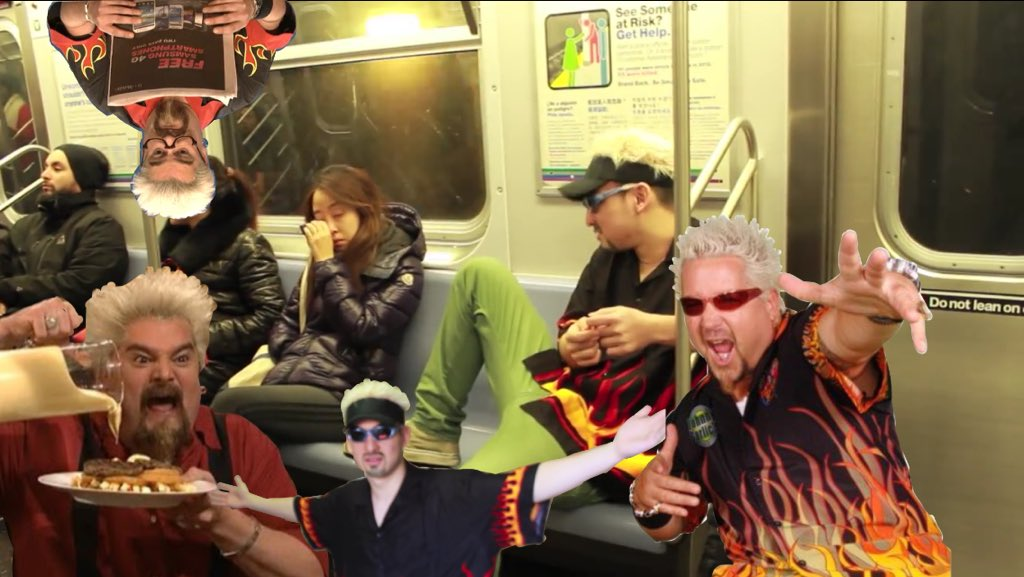
#> input picture guy.jpeg, 1024 x 577 px
$ python faceDetect.py
#> lines starting #> are read from the running program, lines starting #| are printed output that depends on the picture; after the words box and inside, x2 and y2 are one past the last pixel; in counts of white or black regions, pixels touching at a corner belong together
import cv2 as cv

img = cv.imread('guy.jpeg')
#> img is the input picture: shape (577, 1024, 3); mean B, G, R 75.4, 107.4, 130.3
gray = cv.cvtColor(img, cv.COLOR_BGR2GRAY)
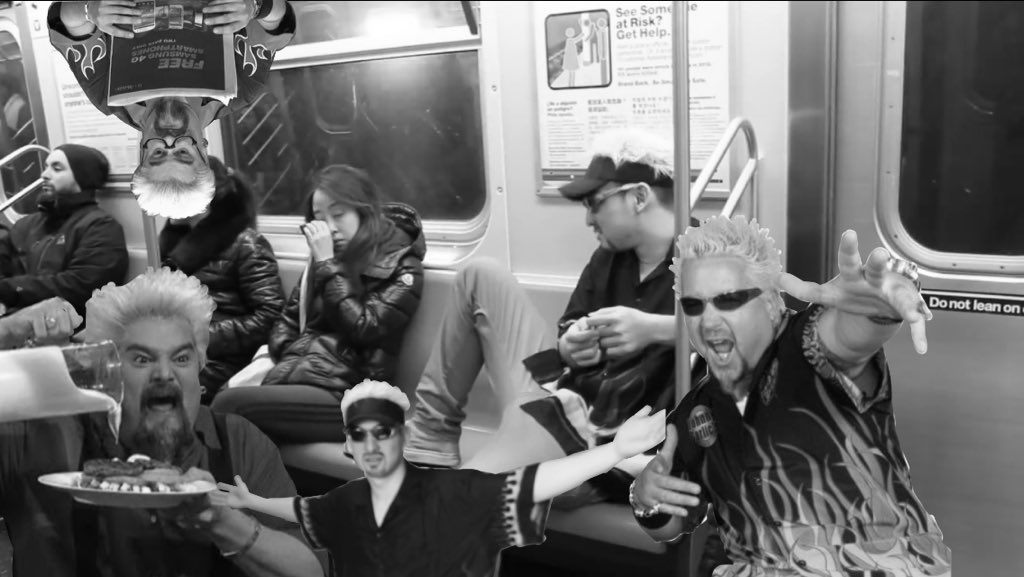
#> gray: shape (577, 1024); min 0, max 255, mean 110.6

# Haar Cascade method to image/facial detection
haarCascade = cv.CascadeClassifier('haarFace.xml')

# increasing/decreasing MinNeighbors can decrease/increase number of faces identified
faces_rect = haarCascade.detectMultiScale(gray, scaleFactor=1.1, minNeighbors=1)
#> faces_rect = [[343, 414, 58, 58], [145, 116, 51, 51], [135, 391, 55, 55], [842, 438, 54, 54], [659, 263, 110, 110], [114, 319, 101, 101]]
print(len(faces_rect))
#| 6

for (x,y,w,h) in faces_rect:
    cv.rectangle(img, (x,y), (x+w, y+h), (0,255,0), thickness=2)
#> this loop made 6 passes
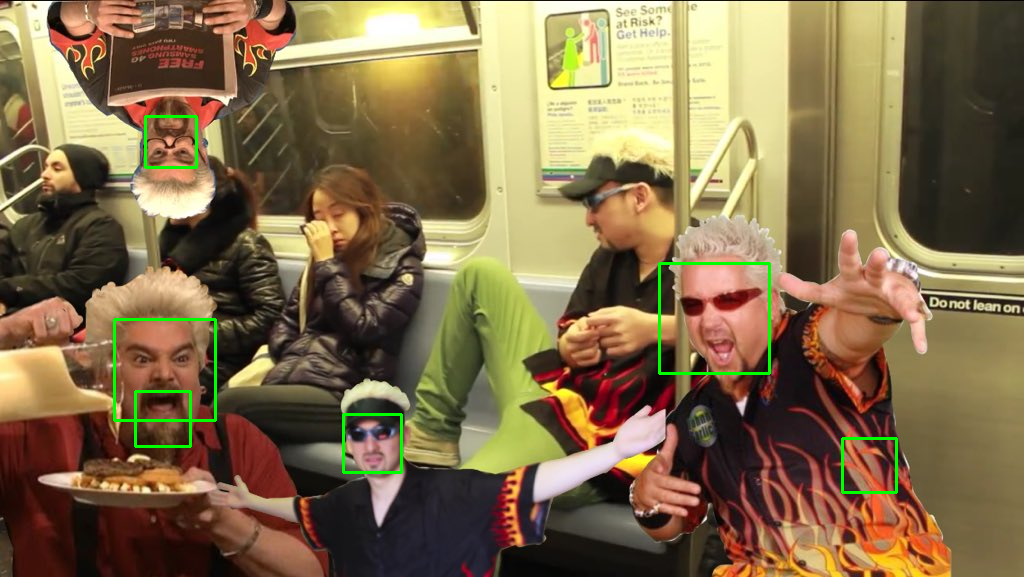
#> img: shape (577, 1024, 3); 0.86% of pixels changed, all inside (x1, y1, x2, y2) = (113, 115, 898, 494)

cv.imshow('found', img)

cv.waitKey(0)
